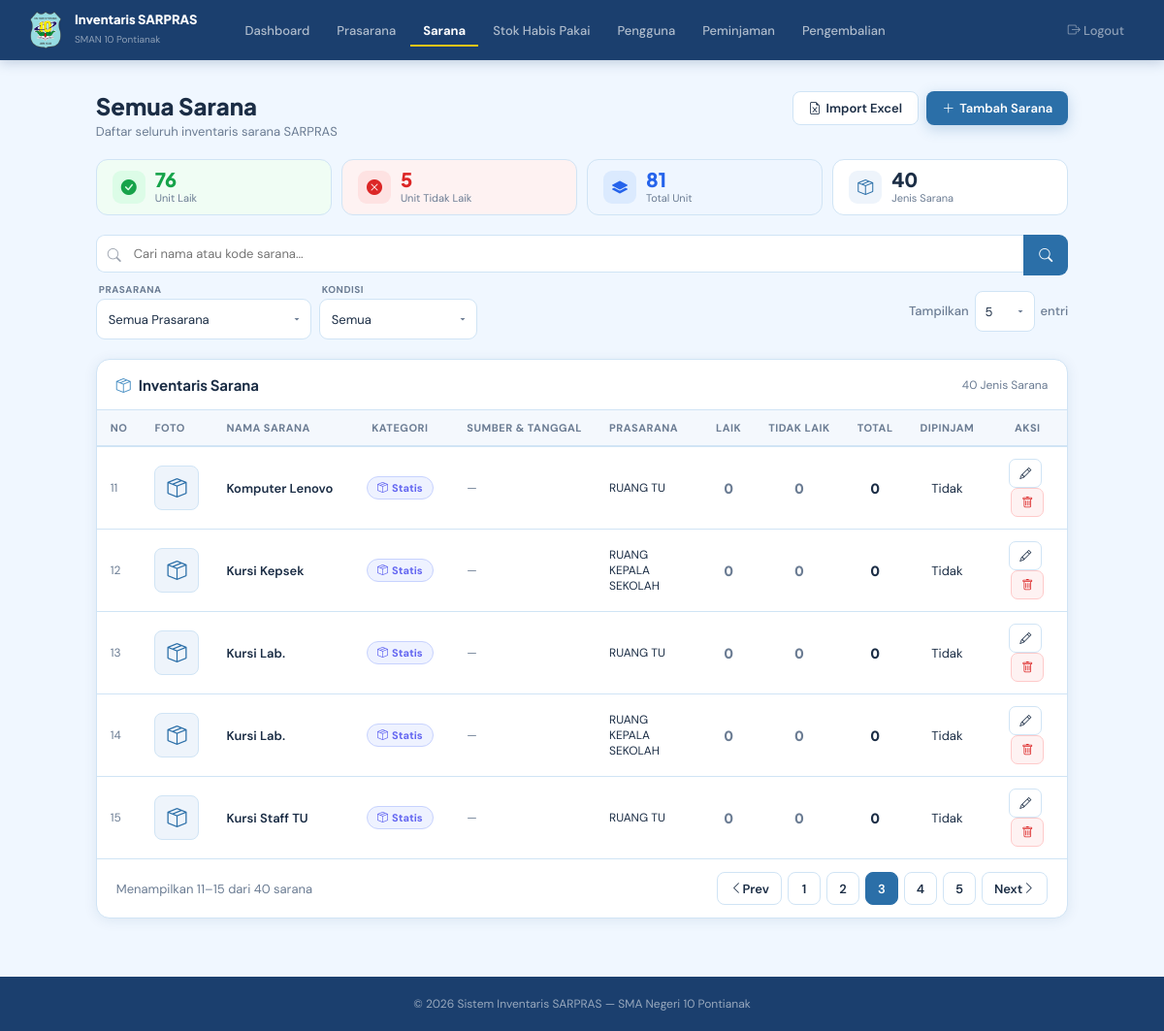
Page /admin/barang.php?page=3 (signed in) on the committed database.
### tables this page shows
CREATE TABLE `barang` (
  `id_barang` int NOT NULL,
  `kode_barang` varchar(20) DEFAULT NULL,
  `nama_barang` varchar(100) NOT NULL,
  `id_ruangan` int NOT NULL,
  `jumlah` int NOT NULL,
  `jumlah_laik` int DEFAULT '0',
  `jumlah_tidak_laik` int DEFAULT '0',
  `deskripsi` text,
  `spesifikasi` text,
  `bisa_dipinjam` tinyint(1) DEFAULT '1',
  `pinjam_murid` tinyint(1) DEFAULT '1',
  `pinjam_guru` tinyint(1) DEFAULT '1',
  `pinjam_tendik` tinyint(1) DEFAULT '1',
  `foto` varchar(255) DEFAULT NULL,
  `kategori` enum('Barang Statis','Barang Habis Pakai') NOT NULL DEFAULT 'Barang Statis',
  `sumber_dana` varchar(150) DEFAULT NULL,
  `tanggal_pembelian` date DEFAULT NULL,
  `durasi_murid` int DEFAULT NULL COMMENT 'Batas waktu peminjaman murid (menit). NULL = bebas.',
  `durasi_guru` int DEFAULT NULL COMMENT 'Batas waktu peminjaman guru (menit). NULL = bebas.',
  `durasi_tendik` int DEFAULT NULL COMMENT 'Batas waktu peminjaman tendik (menit). NULL = bebas.'
);

CREATE TABLE `ruangan` (
  `id_ruangan` int NOT NULL,
  `nama_ruangan` varchar(75) NOT NULL,
  `keterangan` text,
  `foto` varchar(255) DEFAULT NULL,
  `panjang` decimal(8,2) DEFAULT NULL,
  `lebar` decimal(8,2) DEFAULT NULL,
  `persentase_kerusakan` decimal(5,2) DEFAULT '0.00'
);

### admin/barang.php (the view, shortened to what this page needs)
<?php
require_once "../config/koneksi.php";
$id_ruangan   = isset($_GET['ruangan']) ? (int)$_GET['ruangan'] : 0;
$nama_ruangan = '';
$search             = isset($_GET['q'])                  ? trim(mysqli_real_escape_string($conn, $_GET['q'])) : '';
$filter_ruangan     = isset($_GET['filter_ruangan'])     ? (int)$_GET['filter_ruangan']  : 0;
$filter_laik        = isset($_GET['filter_laik']) && in_array($_GET['filter_laik'],['laik','tidak_laik'])
                      ? $_GET['filter_laik'] : '';
$valid_per_page = [5,10,20,25,50,100];
$per_page = isset($_GET['per_page']) && in_array((int)$_GET['per_page'],$valid_per_page)
            ? (int)$_GET['per_page'] : 5;
$page = max(1, (int)($_GET['page'] ?? 1));
$where = "WHERE 1=1";
$total       = mysqli_fetch_assoc(mysqli_query($conn, "SELECT COUNT(*) as t FROM barang b $where"))['t'];
$total_pages = max(1, ceil($total / $per_page));
$page        = min($page, $total_pages);
$offset      = ($page - 1) * $per_page;
$barang_q = mysqli_query($conn, "
    SELECT b.*, r.nama_ruangan
    FROM barang b
    LEFT JOIN ruangan r ON b.id_ruangan = r.id_ruangan
    $where
    ORDER BY b.nama_barang ASC
    LIMIT $per_page OFFSET $offset
");
$sum_q = mysqli_fetch_assoc(mysqli_query($conn,
    "SELECT COALESCE(SUM(jumlah_laik),0) as total_laik,
            COALESCE(SUM(jumlah_tidak_laik),0) as total_tidak_laik
     FROM barang b $where"));
$total_laik      = (int)$sum_q['total_laik'];
$total_tidak_laik= (int)$sum_q['total_tidak_laik'];
$pending_count = mysqli_fetch_assoc(mysqli_query($conn,
    "SELECT COUNT(*) as t FROM pengguna WHERE status='pending'"))['t'];
$pm_menunggu   = mysqli_fetch_assoc(mysqli_query($conn,
    "SELECT COUNT(*) as t FROM peminjaman WHERE status='menunggu'"))['t'];
?>
<!DOCTYPE html>
<html lang="id">
<head>
  <link href="https://cdn.jsdelivr.net/npm/bootstrap-icons@1.11.1/font/bootstrap-icons.css" rel="stylesheet">
</head>
<body>
<nav class="navbar">
  <a href="dashboard.php" class="nav-brand">
    <img src="../assets/logo.png" alt="Logo">
    <div class="nav-brand-text">
      <strong>Inventaris SARPRAS</strong>
      <span>SMAN 10 Pontianak</span>
    </div>
  </a>
  <div class="nav-links">
    <a href="dashboard.php"    class="nav-link">Dashboard</a>
    <a href="ruangan.php"      class="nav-link">Prasarana</a>
    <a href="barang.php"       class="nav-link active">Sarana</a>
    <a href="stok_habis_pakai.php" class="nav-link">Stok Habis Pakai</a>
    <a href="pengguna.php"     class="nav-link">Pengguna<?php if ($pending_count > 0): ?><span class="nav-badge"><?= $pending_count ?></span><?php endif; ?></a>
    <a href="peminjaman.php"   class="nav-link">Peminjaman<?php if ($pm_menunggu > 0): ?><span class="nav-badge"><?= $pm_menunggu ?></span><?php endif; ?></a>
    <a href="pengembalian.php" class="nav-link">Pengembalian</a>
    <a href="../auth/logout.php" class="nav-link logout"><i class="bi bi-box-arrow-right"></i> Logout</a>
  </div>
</nav>
<div class="page-wrapper">
  <div class="page-header">
    <div>
      <div class="page-title"><?= $nama_ruangan ? htmlspecialchars($nama_ruangan) : 'Semua Sarana' ?></div>
      <div class="page-sub">
        <?= $id_ruangan
          ? 'Menampilkan sarana di prasarana <strong>'.htmlspecialchars($nama_ruangan).'</strong>'
          : 'Daftar seluruh inventaris sarana SARPRAS' ?>
      </div>
    </div>
    <div style="display:flex;gap:8px;flex-wrap:wrap;">
      <button class="btn btn-secondary" onclick="openModal('modalImportBarang')">
        <i class="bi bi-file-earmark-excel"></i> Import Excel
      </button>
      <button class="btn btn-primary" onclick="openAddModal()">
        <i class="bi bi-plus-lg"></i> Tambah Sarana
      </button>
    </div>
  </div>
  <div class="summary-row">
    <div class="summary-pill pill-laik">
      <div class="summary-pill-icon pill-laik-icon"><i class="bi bi-check-circle-fill"></i></div>
      <div>
        <div class="summary-pill-val" style="color:#16A34A;"><?= number_format($total_laik) ?></div>
        <div class="summary-pill-lbl">Unit Laik</div>
      </div>
    </div>
    <div class="summary-pill pill-tdk">
      <div class="summary-pill-icon pill-tdk-icon"><i class="bi bi-x-circle-fill"></i></div>
      <div>
        <div class="summary-pill-val" style="color:#DC2626;"><?= number_format($total_tidak_laik) ?></div>
        <div class="summary-pill-lbl">Unit Tidak Laik</div>
      </div>
    </div>
    <div class="summary-pill pill-total">
      <div class="summary-pill-icon pill-total-icon"><i class="bi bi-layers-fill"></i></div>
      <div>
        <div class="summary-pill-val" style="color:#2563EB;"><?= number_format($total_laik + $total_tidak_laik) ?></div>
        <div class="summary-pill-lbl">Total Unit</div>
      </div>
    </div>
    <div class="summary-pill" style="background:var(--card);">
      <div class="summary-pill-icon" style="background:#EEF4FB;color:var(--blue-dark);"><i class="bi bi-box-seam"></i></div>
      <div>
        <div class="summary-pill-val" style="color:var(--text);"><?= number_format($total) ?></div>
        <div class="summary-pill-lbl">Jenis Sarana</div>
      </div>
    </div>
  </div>
  <div class="toolbar">
    <div class="toolbar-row">
      <form method="GET" id="searchFormBarang" style="display:flex;gap:0;flex:1;min-width:200px;">
        <div class="search-wrap-inner">
          <input type="text" name="q" id="searchInputBarang" class="search-input"
                 placeholder="Cari nama atau kode sarana..."
                 value="<?= htmlspecialchars($search) ?>">
        </div>
        <button type="submit" class="btn-search"><i class="bi bi-search"></i></button>
      </form>
    </div>
    <?php if (!$id_ruangan): ?>
    <div class="toolbar-row">
      <form method="GET" id="filterFormBarang" style="display:contents;">
        <div class="filter-group">
          <span class="filter-label">Prasarana</span>
          <select name="filter_ruangan" class="filter-select" onchange="this.form.submit()">
            <option value="">Semua Prasarana</option>
          </select>
        </div>
        <div class="filter-group">
          <span class="filter-label">Kondisi</span>
          <select name="filter_laik" class="filter-select" onchange="this.form.submit()">
            <option value="">Semua</option>
          </select>
        </div>
        <div class="show-entries-inline">
          <span class="lbl">Tampilkan</span>
          <select class="sel" name="per_page" onchange="this.form.submit()">
            <option value="5"   <?= $per_page==5?'selected':'' ?>>5</option>
          </select>
          <span class="lbl">entri</span>
        </div>
      </form>
    </div>
    <?php endif; ?>
  </div>
  <div class="card">
    <div class="card-header">
      <div class="card-title"><i class="bi bi-box-seam"></i>
        <?= $nama_ruangan ? htmlspecialchars($nama_ruangan) : 'Inventaris Sarana' ?>
      </div>
      <span style="font-size:12px;color:var(--muted);"><?= number_format($total) ?> Jenis Sarana</span>
    </div>
    <div class="table-wrap">
      <table class="inv-table">
        <thead>
          <tr>
            <th style="width:38px;">No</th>
            <th style="width:50px;">Foto</th>
            <th>Nama Sarana</th>
            <th class="center" style="width:110px;">Kategori</th>
            <th style="width:115px;">Sumber &amp; Tanggal</th>
            <?php if (!$id_ruangan): ?><th style="width:110px;">Prasarana</th><?php endif; ?>
            <th class="center" style="width:52px;">Laik</th>
            <th class="center" style="width:62px;">Tidak Laik</th>
            <th class="center" style="width:52px;">Total</th>
            <th class="center" style="width:72px;">Dipinjam</th>
            <th class="center" style="width:82px;">Aksi</th>
          </tr>
        </thead>
        <tbody>
          <?php
          $no = $offset + 1; $has = false;
          while ($b = mysqli_fetch_assoc($barang_q)):
            $laik = (int)($b['jumlah_laik']       ?? 0);
            $tdk  = (int)($b['jumlah_tidak_laik']  ?? 0);
            $tot  = $laik + $tdk;
            $b_js = htmlspecialchars(json_encode([
              'id'                => $b['id_barang'],
              'kode'              => $b['kode_barang'],
              'nama'              => $b['nama_barang'],
              'id_ruangan'        => $b['id_ruangan'],
              'kategori'          => $b['kategori'] ?? 'Barang Statis',
              'deskripsi'         => $b['deskripsi']   ?? '',
              'spesifikasi'       => $b['spesifikasi']  ?? '',
              'jumlah_laik'       => $laik,
              'jumlah_tidak_laik' => $tdk,
              'bisa_dipinjam'     => $b['bisa_dipinjam'],
              'pinjam_murid'      => $b['pinjam_murid']  ?? 1,
              'pinjam_guru'       => $b['pinjam_guru']   ?? 1,
              'pinjam_tendik'     => $b['pinjam_tendik'] ?? 1,
              'durasi_murid'      => $b['durasi_murid']  ?? '',
              'durasi_guru'       => $b['durasi_guru']   ?? '',
              'durasi_tendik'     => $b['durasi_tendik'] ?? '',
              'foto'              => $b['foto'] ?? '',
              'sumber_dana'       => $b['sumber_dana'] ?? '',
              'tanggal_pembelian' => $b['tanggal_pembelian'] ?? '',
            ]), ENT_QUOTES);
          ?>
          <tr>
            <td style="color:var(--muted);font-size:12px;"><?= $no++ ?></td>
            <td>
              <?php if (!empty($b['foto'])): ?>
                <img src="../assets/foto_barang/<?= htmlspecialchars($b['foto']) ?>" alt="Foto"
                     style="width:46px;height:46px;object-fit:cover;border-radius:8px;border:1.5px solid var(--border);display:block;">
              <?php else: ?>
                <div style="width:46px;height:46px;border-radius:8px;background:#EEF4FB;border:1.5px solid var(--border);display:flex;align-items:center;justify-content:center;font-size:20px;color:var(--blue-dark);"><i class="bi bi-box-seam"></i></div>
              <?php endif; ?>
            </td>
            <td>
              <div style="font-weight:600;"><?= htmlspecialchars($b['nama_barang']) ?></div>
            </td>
            <td class="center">
              <?php
                $kat = $b['kategori'] ?? 'Barang Statis';
                $kat_color = $kat === 'Barang Habis Pakai' ? '#D97706' : '#6366F1';
                $kat_bg    = $kat === 'Barang Habis Pakai' ? '#FFFBEB' : '#EEF2FF';
                $kat_border= $kat === 'Barang Habis Pakai' ? '#FDE68A' : '#C7D2FE';
                $kat_icon  = $kat === 'Barang Habis Pakai' ? 'bi-arrow-repeat' : 'bi-box-seam';
              ?>
              <span style="display:inline-flex;align-items:center;gap:4px;padding:4px 10px;border-radius:20px;font-size:11px;font-weight:700;background:<?= $kat_bg ?>;color:<?= $kat_color ?>;border:1px solid <?= $kat_border ?>;white-space:nowrap;">
                <i class="bi <?= $kat_icon ?>" style="font-size:11px;"></i>
                <?= $kat === 'Barang Habis Pakai' ? 'Habis Pakai' : 'Statis' ?>
              </span>
            </td>
            <td style="font-size:12px;">
              <?php if (!empty($b['tanggal_pembelian'])): ?>
                <div style="color:var(--muted);margin-top:3px;"><?= date('d/m/Y', strtotime($b['tanggal_pembelian'])) ?></div>
              <?php elseif (empty($b['sumber_dana'])): ?>
                <span style="color:var(--muted);">—</span>
              <?php endif; ?>
            </td>
            <?php if (!$id_ruangan): ?>
            <td style="font-size:12px;"><?= htmlspecialchars($b['nama_ruangan'] ?? '—') ?></td>
            <?php endif; ?>
            <td class="center">
              <span style="font-family:'Plus Jakarta Sans',sans-serif;font-weight:800;font-size:14px;color:<?= $laik > 0 ? '#16A34A' : 'var(--muted)' ?>;"><?= $laik ?></span>
            </td>
            <td class="center">
              <span style="font-family:'Plus Jakarta Sans',sans-serif;font-weight:800;font-size:14px;color:<?= $tdk > 0 ? '#DC2626' : 'var(--muted)' ?>;"><?= $tdk ?></span>
            </td>
            <td class="center">
              <span style="font-family:'Plus Jakarta Sans',sans-serif;font-weight:800;font-size:14px;color:var(--text);"><?= $tot ?></span>
            </td>
            <td class="center">
              <?php if ($b['bisa_dipinjam']): ?>
                <div style="display:flex;flex-direction:column;gap:3px;align-items:center;">
                  <?php if ($b['pinjam_murid']  ?? 1): ?><span class="badge badge-green"  style="font-size:10px;">Murid</span><?php endif; ?>
                  <?php if ($b['pinjam_guru']   ?? 1): ?><span class="badge badge-green"  style="font-size:10px;">Guru</span><?php endif; ?>
                  <?php if ($b['pinjam_tendik'] ?? 1): ?><span class="badge badge-green"  style="font-size:10px;">Tendik</span><?php endif; ?>
                </div>
              <?php else: ?>
                <span class="badge badge-gray">Tidak</span>
              <?php endif; ?>
            </td>
            <td class="center">
              <button class="btn btn-sm btn-secondary" onclick="openEditModal(<?= $b_js ?>)" style="margin-right:4px;"><i class="bi bi-pencil"></i></button>
              <button class="btn btn-sm btn-danger" onclick="openDeleteModal(<?= $b['id_barang'] ?>,'<?= htmlspecialchars(addslashes($b['nama_barang'])) ?>')"><i class="bi bi-trash"></i></button>
            </td>
          </tr>
          <?php endwhile; ?>
        </tbody>
      </table>
    </div>
    <?php if ($total > 0): ?>
    <div class="table-footer">
      <span>Menampilkan <?= $offset+1 ?>–<?= min($offset+$per_page,$total) ?> dari <?= number_format($total) ?> sarana</span>
      <div class="pag-btns">
        <?php
        $bu = '?' . ($id_ruangan ? "ruangan=$id_ruangan&nama=".urlencode($nama_ruangan)."&" : '')
            . ($filter_ruangan && !$id_ruangan ? "filter_ruangan=$filter_ruangan&" : '')
            . ($filter_laik ? "filter_laik=$filter_laik&" : '')
            . ($search ? "q=".urlencode($search)."&" : '')
            . ($per_page!=5 ? "per_page=$per_page&" : '');
        ?>
        <a href="<?= $bu ?>page=<?= $page-1 ?>" class="pag-btn pag-btn-text <?= $page<=1?'disabled':'' ?>"><i class="bi bi-chevron-left"></i> Prev</a>
        <?php for($i=max(1,$page-2);$i<=min($total_pages,$page+2);$i++): ?><a href="<?= $bu ?>page=<?= $i ?>" class="pag-btn <?= $i==$page?'active':'' ?>"><?= $i ?></a><?php endfor; ?>
        <a href="<?= $bu ?>page=<?= $page+1 ?>" class="pag-btn pag-btn-text <?= $page>=$total_pages?'disabled':'' ?>">Next <i class="bi bi-chevron-right"></i></a>
      </div>
    </div>
    <?php endif; ?>
  </div>
</div>
<footer>&copy; <?= date('Y') ?> Sistem Inventaris SARPRAS — SMA Negeri 10 Pontianak</footer>
</body>
</html>

### rows in the picture
barang: nama_barang "Komputer Lenovo", kategori "Statis", id_ruangan.nama_ruangan "RUANG TU", jumlah_laik "0", jumlah_tidak_laik "0", bisa_dipinjam "Tidak"
barang: nama_barang "Kursi Kepsek", kategori "Statis", id_ruangan.nama_ruangan "RUANG KEPALA SEKOLAH", jumlah_laik "0", jumlah_tidak_laik "0", bisa_dipinjam "Tidak"
barang: nama_barang "Kursi Lab.", kategori "Statis", id_ruangan.nama_ruangan "RUANG TU", jumlah_laik "0", jumlah_tidak_laik "0", bisa_dipinjam "Tidak"
barang: nama_barang "Kursi Lab.", kategori "Statis", id_ruangan.nama_ruangan "RUANG KEPALA SEKOLAH", jumlah_laik "0", jumlah_tidak_laik "0", bisa_dipinjam "Tidak"
barang: nama_barang "Kursi Staff TU", kategori "Statis", id_ruangan.nama_ruangan "RUANG TU", jumlah_laik "0", jumlah_tidak_laik "0", bisa_dipinjam "Tidak"

### other values in the picture
$total_laik "76"
$total_tidak_laik "5"
$total_laik + $total_tidak_laik "81"
$total "40"
$offset+1 "11"
min($offset+$per_page,$total) "15"
